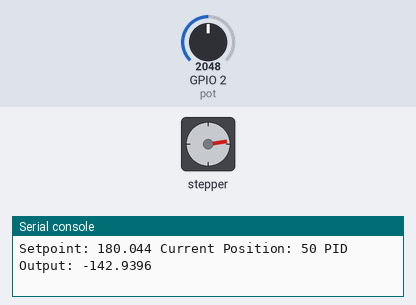
Bench run of a program on a simulated ESP32 board running MicroPython. Shown: stepper motor, the last lines printed to the serial console. Inputs (shaded band) come from the test bench; at power-on: GPIO 2 (pot) = 2048 (analog values on the 0–4095 scale).

Above: at 1.2 s.
1.3 s: GPIO 2 (pot) set to 2866
4.3 s: GPIO 2 (pot) set to 3603
At 6.0 s:
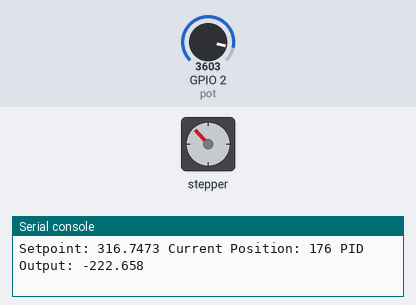
6.5 s: GPIO 2 (pot) set to 4095
At 8.0 s:
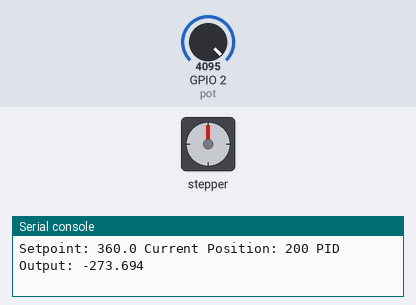
8.5 s: GPIO 2 (pot) set to 2047
At 11.0 s:
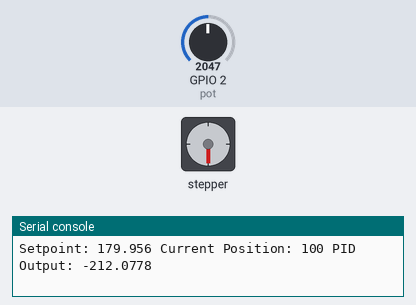
11.5 s: GPIO 2 (pot) set to 1228
At 11.75 s:
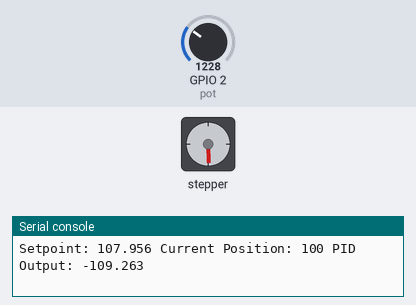
13.7 s: GPIO 2 (pot) set to 491
At 14.9 s:
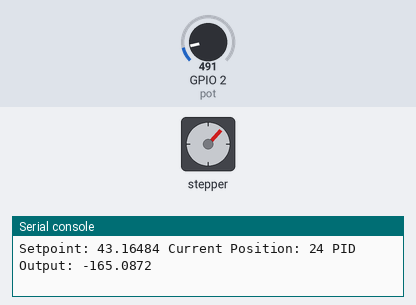
Timing chart, 0 to 16.7 s (numbered marks = the images above; inputs shaded):
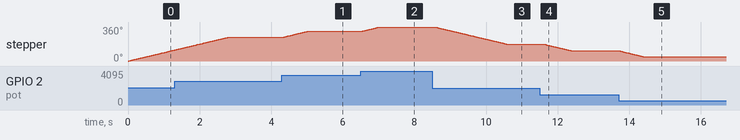

Measured:
- after the input at 4.3 s, stepper: turns 65° clockwise in 0.70 s, starting at once
- after the input at 6.5 s, stepper: turns 43° clockwise in 0.46 s, starting after 0.06 s
- after the input at 8.5 s, stepper: turns 180° counter-clockwise in 2.0 s, starting after 0.08 s
- after the input at 11.5 s, stepper: turns 72° counter-clockwise in 0.78 s, starting after 0.10 s
- after the input at 13.7 s, stepper: turns 65° counter-clockwise in 0.70 s, starting at once

The program:

StepperPID.py
```python
from simple_pid import PID
from stepper import Stepper  # Replace with the actual stepper library
from machine import Pin, ADC
import time

# Define PID parameters
kp = 1.0  # Placeholder values, replace with actual PID parameters
ki = 0.1
kd = 0.05

# Define stepper motor parameters
step_pin = 18  # Replace with the actual GPIO pin for stepper motor step
dir_pin = 19   # Replace with the actual GPIO pin for stepper motor direction
en_pin = None    # Replace with the actual GPIO pin for stepper motor enable (optional)
steps_per_rev = 200  # Replace with the actual steps per revolution of your stepper motor
speed_sps = 50  # Replace with the desired speed in steps per second

# Create instances of PID, stepper motor, and potentiometer
print("Initializing PID...")
pid = PID(kp, ki, kd, setpoint=0)
print("Initializing Stepper...")
stepper = Stepper(step_pin, dir_pin, en_pin, steps_per_rev, speed_sps)

pot_pin = 2  # Replace with the actual GPIO pin for the potentiometer
pot = ADC(Pin(pot_pin))
pot.atten(ADC.ATTN_11DB)  # Full range: 3.3v

# Main loop
while True:
    # Read potentiometer value
    setpoint = (pot.read()/4095*360)

    # Read current position from the stepper
    current_position = stepper.get_pos()

    # Calculate PID output
    output = pid(setpoint-current_position)

    # Move the stepper motor based on the PID output
    stepper.target_deg(setpoint)

    # Add a delay to control the update rate
    time.sleep(0.1)  # Adjust the delay as needed

    # Print for debugging
    print("Setpoint:", setpoint, "Current Position:", current_position, "PID Output:", output)
```
